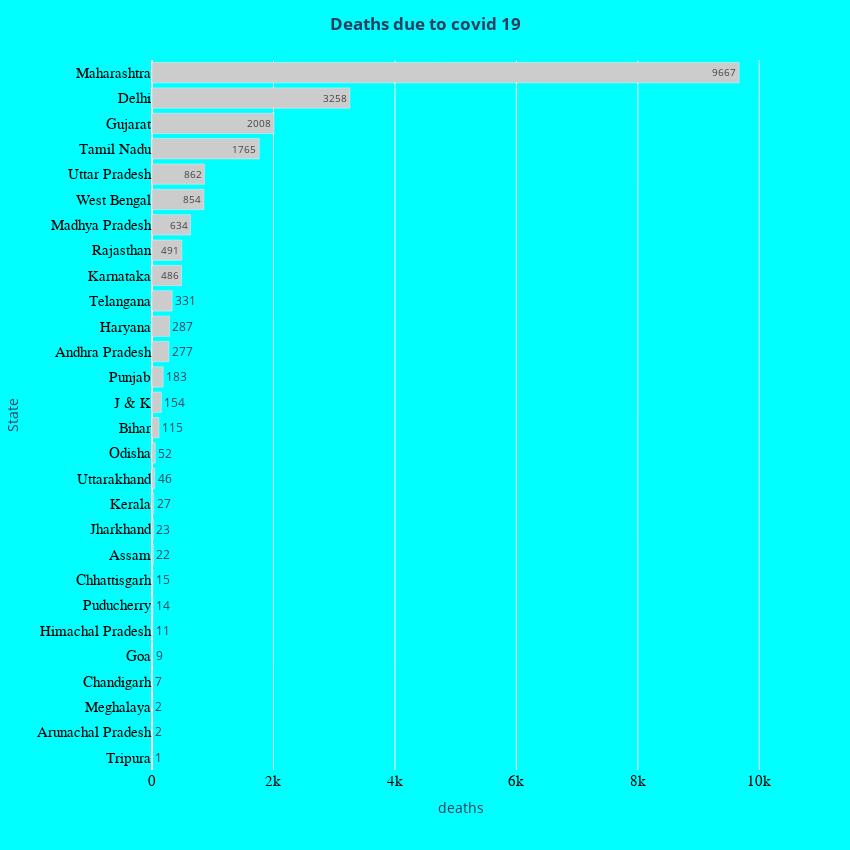

Notebook source saved alongside this figure:
### Code cell
deaths = merged.sort_values('deaths', ascending = True)
deaths = deaths[deaths.deaths > 0 ]
lowd = deaths.head(10)
highd = deaths.tail(10)
fig = px.bar(deaths, x="deaths", y="State", orientation='h', text = 'deaths')
fig.update_layout(
    title_text='<b>Deaths due to covid 19<b>',
    title_x=0.5,
    paper_bgcolor='aqua',
    plot_bgcolor = "aqua",
    autosize=False,
    width=850,
    height= 850)
fig.update_traces(marker_color='#cccccc')
fig.update_xaxes(tickfont=dict(family='Rockwell', color='black', size=15))
fig.update_yaxes(tickfont=dict(family='Rockwell', color='black', size=15))
fig.show()

### Figure 1 — Plotly figure (JSON) as saved in the notebook; plotly's stock layout.template omitted (floating-point values rounded to 4 significant figures)
{"data": [{"alignmentgroup": "True", "hovertemplate": "deaths=%{text}<br>State=%{y}<extra></extra>", "legendgroup": "", "marker": {"color": "#cccccc"}, "name": "", "offsetgroup": "", "orientation": "h", "showlegend": false, "text": [1, 2, 2, 7, 9, 11, 14, 15, 22, 23, 27, 46, 52, 115, 154, 183, 277, 287, 331, 486, 491, 634, 854, 862, 1765, 2008, 3258, 9667], "textposition": "auto", "type": "bar", "x": [1, 2, 2, 7, 9, 11, 14, 15, 22, 23, 27, 46, 52, 115, 154, 183, 277, 287, 331, 486, 491, 634, 854, 862, 1765, 2008, 3258, 9667], "xaxis": "x", "y": ["Tripura", "Arunachal Pradesh", "Meghalaya", "Chandigarh", "Goa", "Himachal Pradesh", "Puducherry", "Chhattisgarh", "Assam", "Jharkhand", "Kerala", "Uttarakhand", "Odisha", "Bihar", "J & K", "Punjab", "Andhra Pradesh", "Haryana", "Telangana", "Karnataka", "Rajasthan", "Madhya Pradesh", "West Bengal", "Uttar Pradesh", "Tamil Nadu", "Gujarat", "Delhi", "Maharashtra"], "yaxis": "y"}], "layout": {"autosize": false, "barmode": "relative", "height": 850, "legend": {"tracegroupgap": 0}, "margin": {"t": 60}, "paper_bgcolor": "aqua", "plot_bgcolor": "aqua", "title": {"text": "<b>Deaths due to covid 19<b>", "x": 0.5}, "width": 850, "xaxis": {"anchor": "y", "domain": [0, 1], "tickfont": {"color": "black", "family": "Rockwell", "size": 15}, "title": {"text": "deaths"}}, "yaxis": {"anchor": "x", "domain": [0, 1], "tickfont": {"color": "black", "family": "Rockwell", "size": 15}, "title": {"text": "State"}}}}
